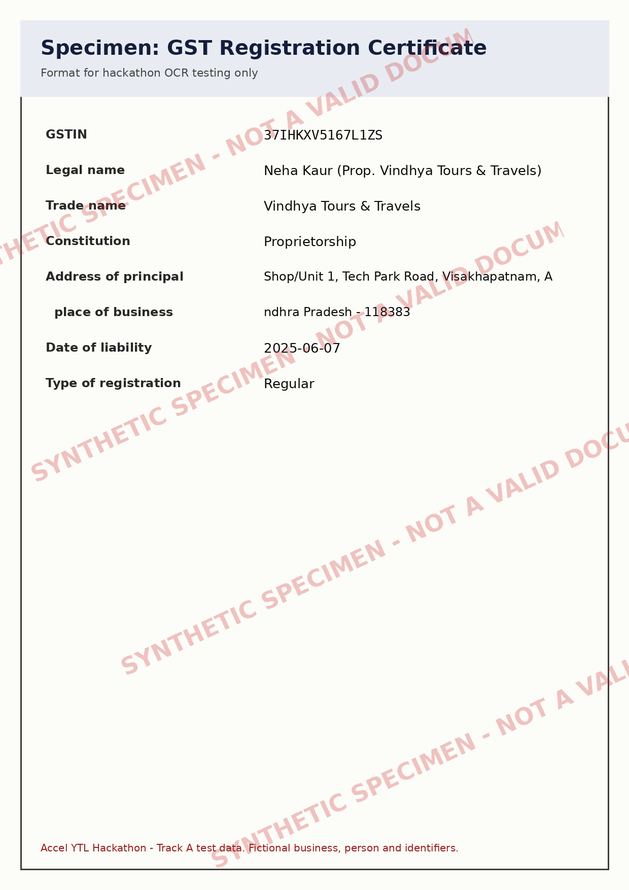
#> input picture kyc_documents/K01_gst_certificate.png, 629 x 890 px, shrunk from 1240 x 1754 before the run
$ python check_images.py
#> lines starting #> are read from the running program, lines starting #| are printed output that depends on the picture
from PIL import Image
im1 = Image.open('kyc_documents/K01_gst_certificate.png')
#> im1 is the input picture: PIL image 629x890 RGB; mean R, G, B 244.9, 243.8, 240.9
print("K01 GST cert size:", im1.size)
#| K01 GST cert size: (629, 890)
im2 = Image.open('kyc_documents/K02_gst_certificate.png')
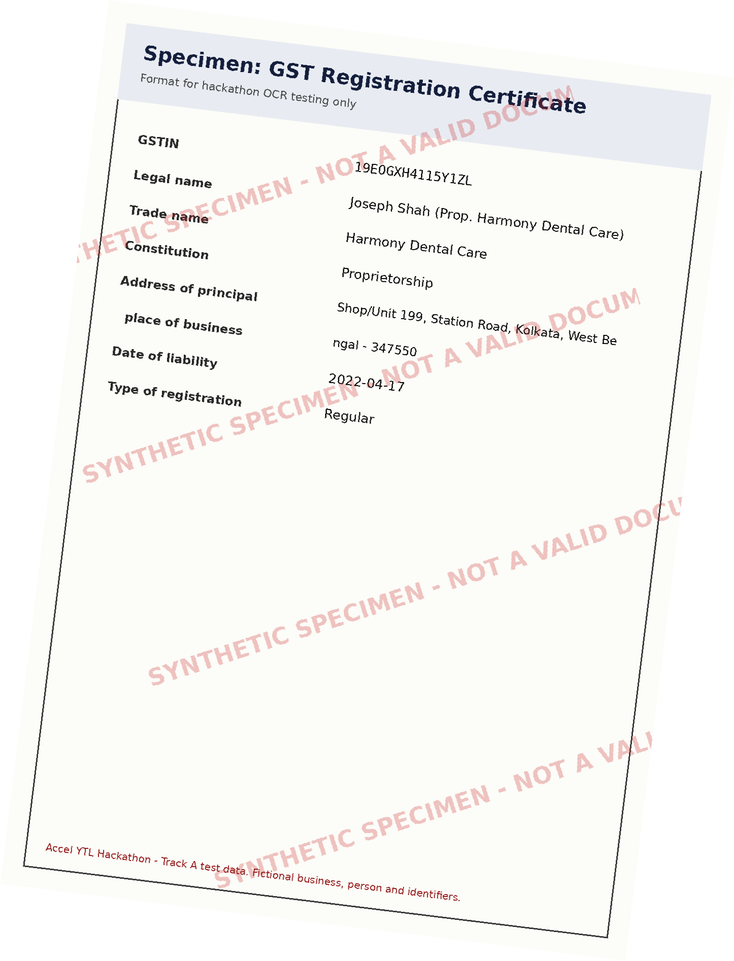
#> input picture kyc_documents/K02_gst_certificate.png, 734 x 961 px, shrunk from 1446 x 1894 before the run
#> im2 is the input picture: PIL image 734x961 RGB; mean R, G, B 247, 246.1, 243.8
print("K02 GST cert size:", im2.size)
#| K02 GST cert size: (734, 961)
im3 = Image.open('kyc_documents/K03_gst_certificate.png')
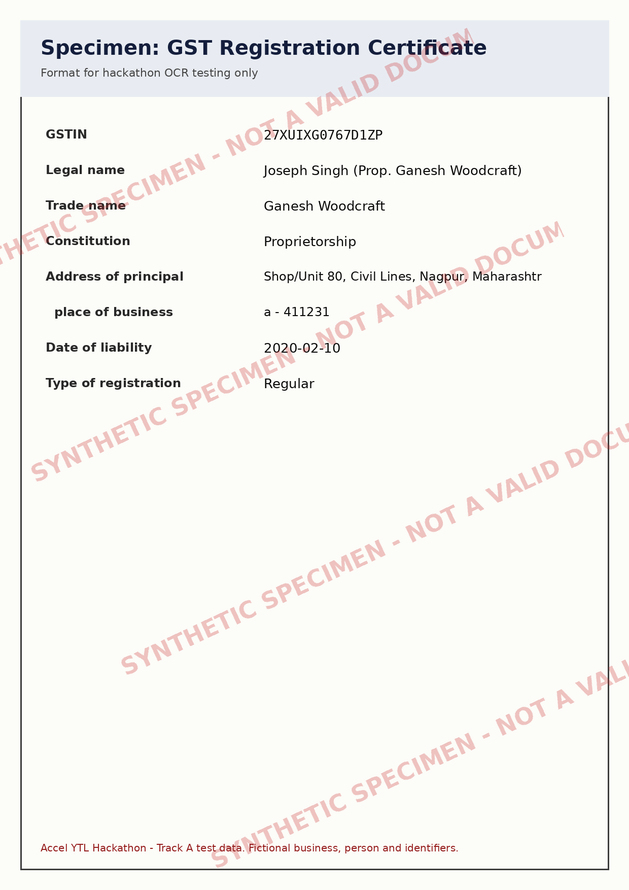
#> input picture kyc_documents/K03_gst_certificate.png, 629 x 890 px, shrunk from 1240 x 1754 before the run
#> im3 is the input picture: PIL image 629x890 RGB; mean R, G, B 245, 243.9, 241
print("K03 GST cert size:", im3.size)
#| K03 GST cert size: (629, 890)
